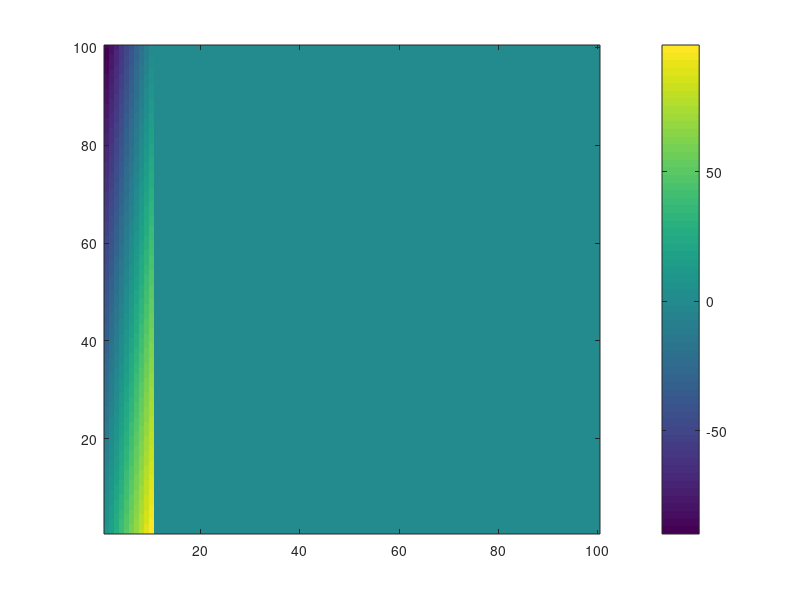

MATLAB code to generate this figure:
Z=zeros(100,100);
for X=1:10
    for Y=1:100
        Z(Y,X)=10*X-Y;
    end
end
figure;imagesc(Z);set(gca,'YDir','normal');colorbar;
